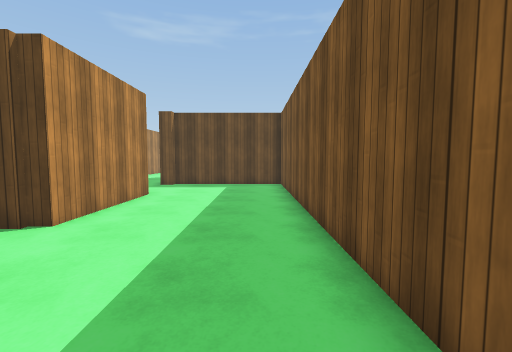
view 1 (above)

24 first-person views from a walk through a Unity game level. The camera is 1.4 m above the floor, tilts 4° down and sees 90° across. The floor is counted in squares, 1 m on a side. Each view is taken from the middle of a square. On the plan, view 1 faces up. The plan holds only what a view shows up to about 13 squares ahead; the rest is blank. The place goes on beyond the plan. Surface patterns are stand-ins for the level's own textures.

view 2
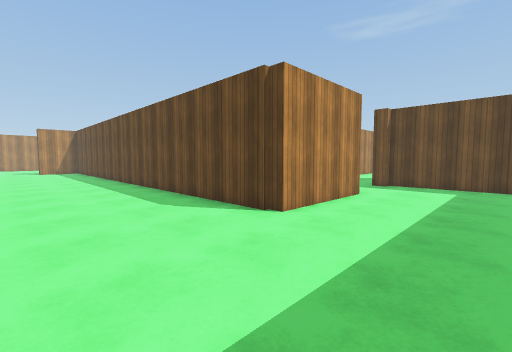

view 3
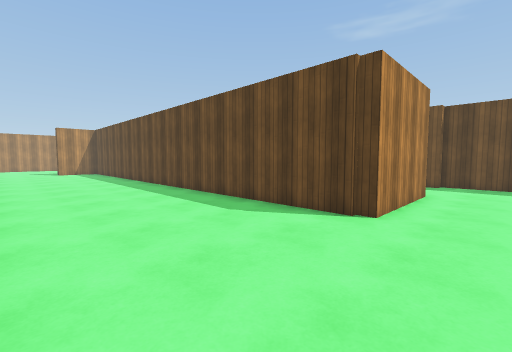

view 4
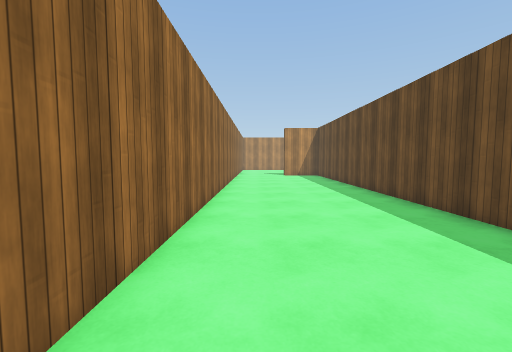

view 5
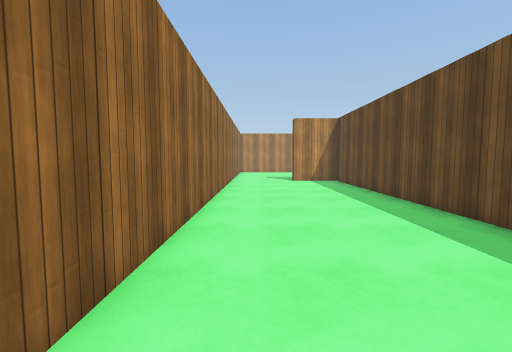

view 6
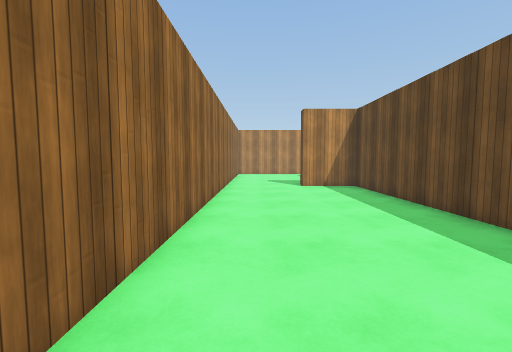

view 7
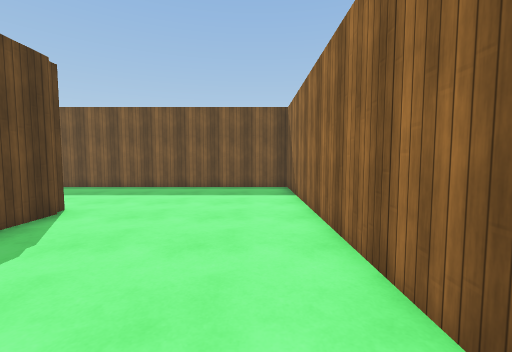

view 8
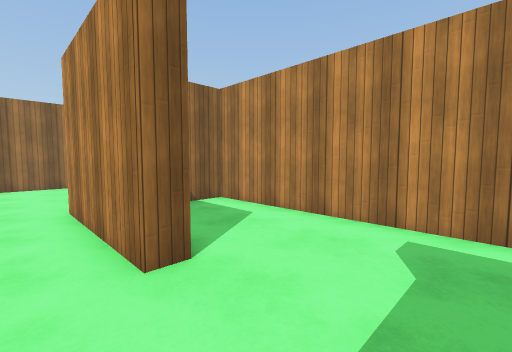

view 9
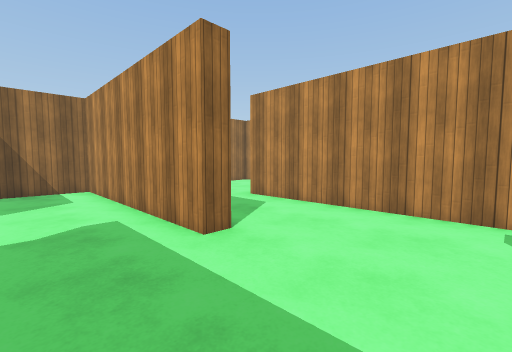

view 10
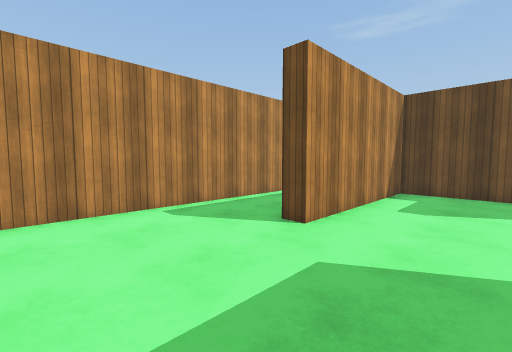

view 11
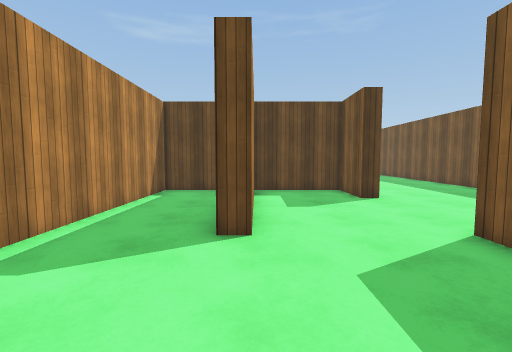

view 12
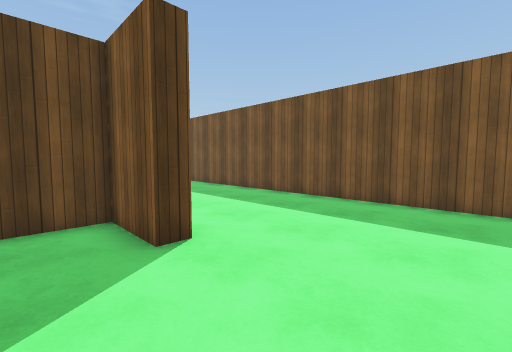

view 13
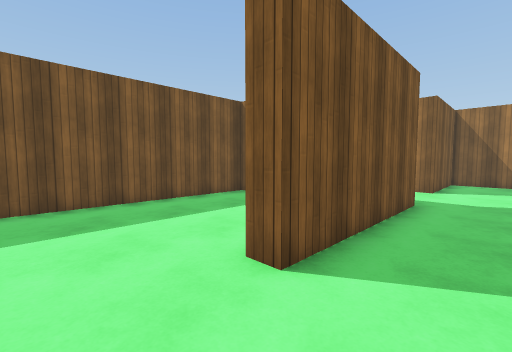

view 14
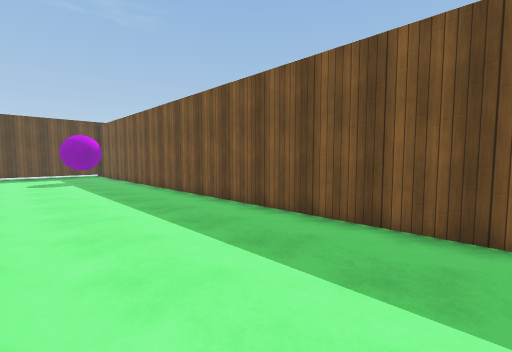

view 15
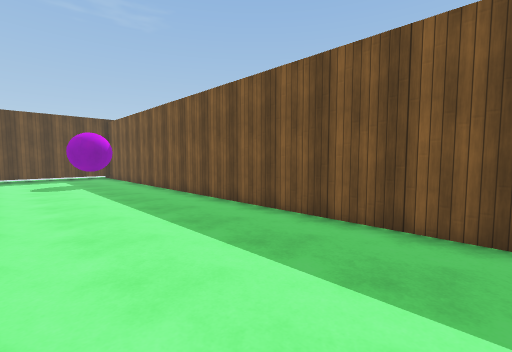

view 16
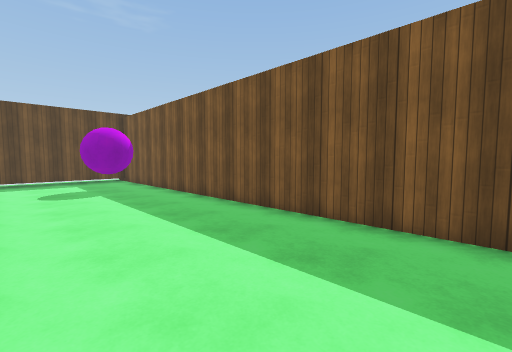

view 17
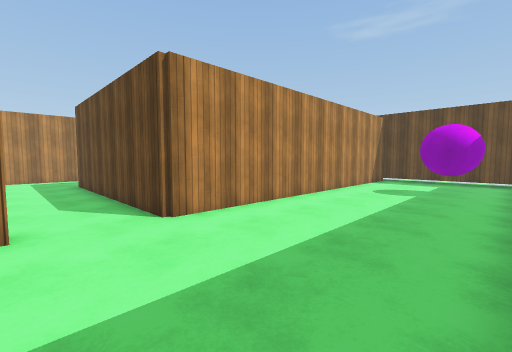

view 18
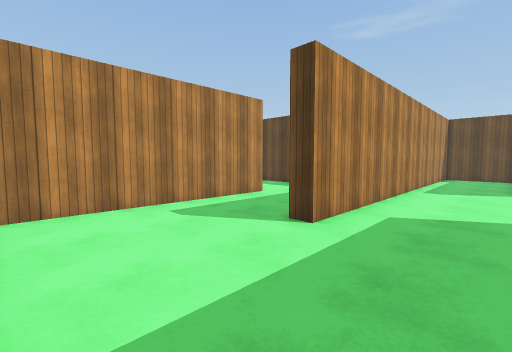

view 19
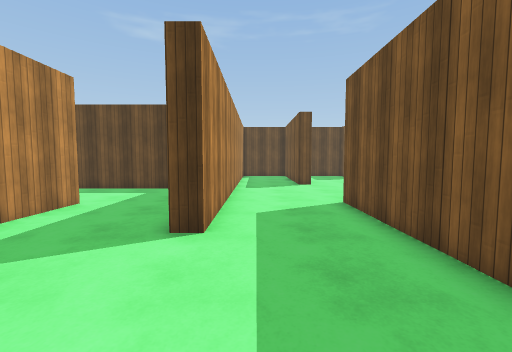

view 20
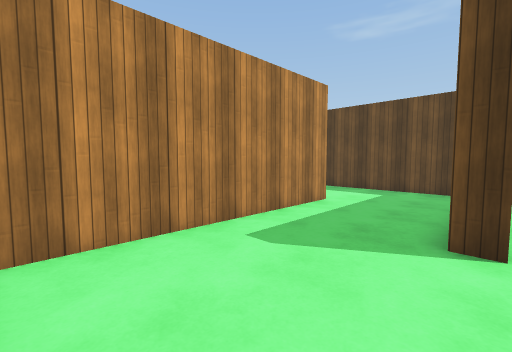

view 21
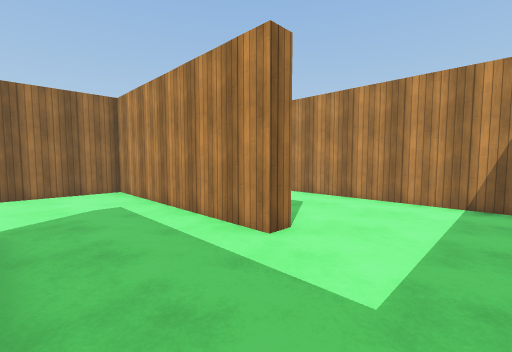

view 22
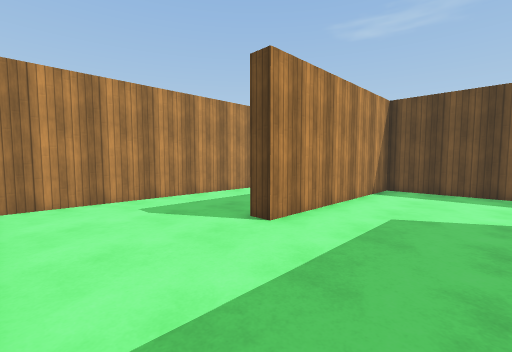

view 23
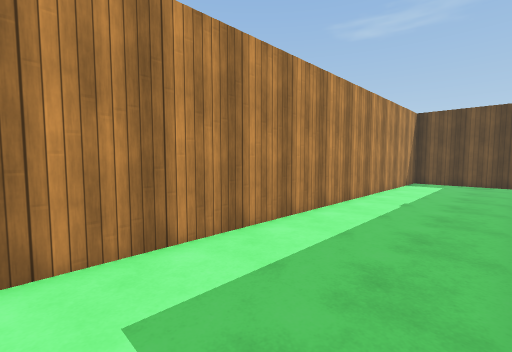

view 24
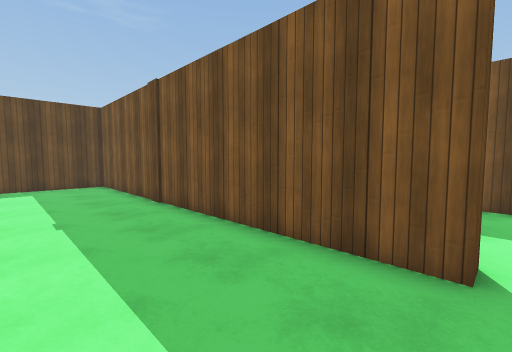

### Floor plan
Points are (right, up) in squares from view 1. A wall is a line through its corners. A room is listed if a view was taken in it or the views show most of it. See-through windows are left out.
Room 1 (views 1, 2, 3, 4, 5, 6, 7, 8, 9, 10, 11, 12, 13, 14, 15, 16, 17, 18, 19, 20, 21, 22, 23, 24)
walls: (-14.5, 17.8) (-22.8, 17.8) (-22.8, 10.2) (-23.4, 10.2) (-23.4, 24.1) (-27.1, 24.1); (-9.2, 8.6) (-9.2, 14.1) (-8.6, 14.1) (-8.6, 5.6) (-4.8, 5.6) (-4.8, 9.9) (-4.2, 9.9) (-4.2, 5.2) (-4.8, 5.2); (-4.4, 13.4) (-5, 13.4) (-5, 19.6) (-4.4, 19.6); (-18.2, 13.9) (-17.5, 13.9) (-17.5, 5.6) (-13.9, 5.6); (-18.1, 9.9) (-18.1, 10.5); (-4.6, 5) (-27.8, 5) (-27.8, 2.2); (0.1, 13.9) (-4.4, 13.9); (-4.6, 23.9) (-5.3, 23.9) (-5.3, 26.2) (-9.1, 26.2) (-9.1, 19.6) (-9.8, 19.6); (-10.8, 26.2) (-13, 26.2) (-13, 10.7) (-13.6, 10.7); (1.4, 14.5) (1.4, 42.1); (-27.8, 22.8) (-27.8, 5.9); (-27.8, -1.5) (1.4, -1.5) (1.4, 12.9); (-4.6, 41.9) (-4.6, 31.7)
ways out: opening at (-5, 30.5)
objects: purple ball (-1, 41) to (0, 42)

Positions as (right, up) in squares from view 1, and headings:
1: (0, 0), facing up
2: (0, 0), facing up-left
3: (-2, -1), facing up-left
4: (-7, 0), facing left
5: (-12, 0), facing left
6: (-15, 0), facing left
7: (-11, 0), facing right
8: (-3, 13), facing down-left
9: (-6, 18), facing down-left
10: (-6, 15), facing up-left
11: (-9, 15), facing up
12: (-7, 20), facing up-right
13: (-7, 22), facing down-right
14: (-4, 24), facing up-right
15: (-4, 26), facing up-right
16: (-4, 29), facing up-right
17: (1, 29), facing up-left
18: (-10, 6), facing up-left
19: (-12, 6), facing up
20: (-13, 6), facing up-left
21: (-14, 17), facing down-left
22: (-19, 6), facing up-left
23: (-24, 8), facing up-left
24: (-27, 10), facing up-right
